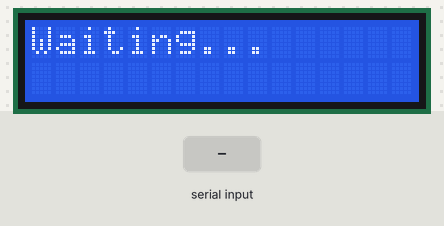
Simulated run of this sketch. Board: Arduino Uno, built with avr-gcc and run on an emulated ATmega328P. On the bench: 16×2 character LCD. Inputs (shaded band) come from the test bench.

Above: at 1.2 s.
1.3 s: "1\n" received over Serial
At 2.5 s:
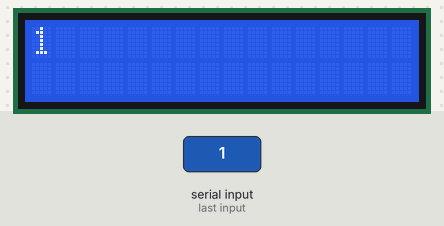
2.8 s: "0\n" received over Serial
At 3.8 s:
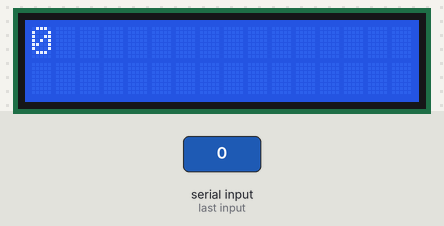
4.3 s: "2\n" received over Serial
At 4.9 s:
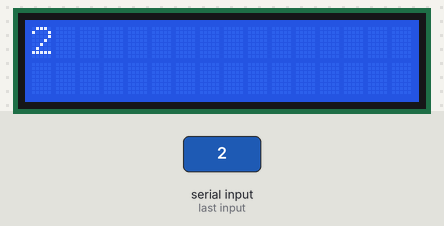
Timing chart, 0 to 7.3 s (numbered marks = the images above; inputs shaded):
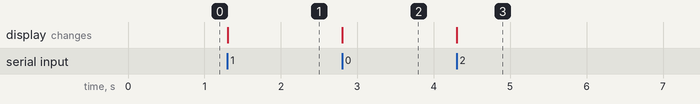

The sketch:

hardware.ino
```cpp
#include <LiquidCrystal.h>

// LCD pin setup
const int rs = 12, en = 11, d4 = 5, d5 = 4, d6 = 3, d7 = 2;
LiquidCrystal lcd(rs, en, d4, d5, d6, d7);

void setup() {
  Serial.begin(9600);  // Start Serial Monitor
  lcd.begin(16, 2);    // Initialize the LCD
  lcd.print("Waiting...");
}

void loop() {
  if (Serial.available()) {
    lcd.clear();
    String input = Serial.readStringUntil('\n');  // Read input from Serial Monitor
    input.trim();  // Remove unnecessary spaces

    if (input.length() <= 16) {
      // If text fits in one row, display on first row
      lcd.setCursor(0, 0);
      lcd.print(input);
    } else {
      // Split text into two rows without breaking words
      int splitPos = 16;  // Start splitting at 16th character
      while (splitPos > 0 && input[splitPos] != ' ') {
        splitPos--;  // Move back to the last space
      }

      if (splitPos == 0) splitPos = 16;  // If no space found, force split

      // First row text
      lcd.setCursor(0, 0);
      lcd.print(input.substring(0, splitPos));

      // Second row text
      lcd.setCursor(0, 1);
      lcd.print(input.substring(splitPos + 1));  // Skip the space
    }
  }
}
```

Measured:
- after the input at 1.3 s, the display: changes at once (image 1)
- after the input at 2.8 s, the display: changes at once (image 2)
- after the input at 4.3 s, the display: changes at once (image 3)
